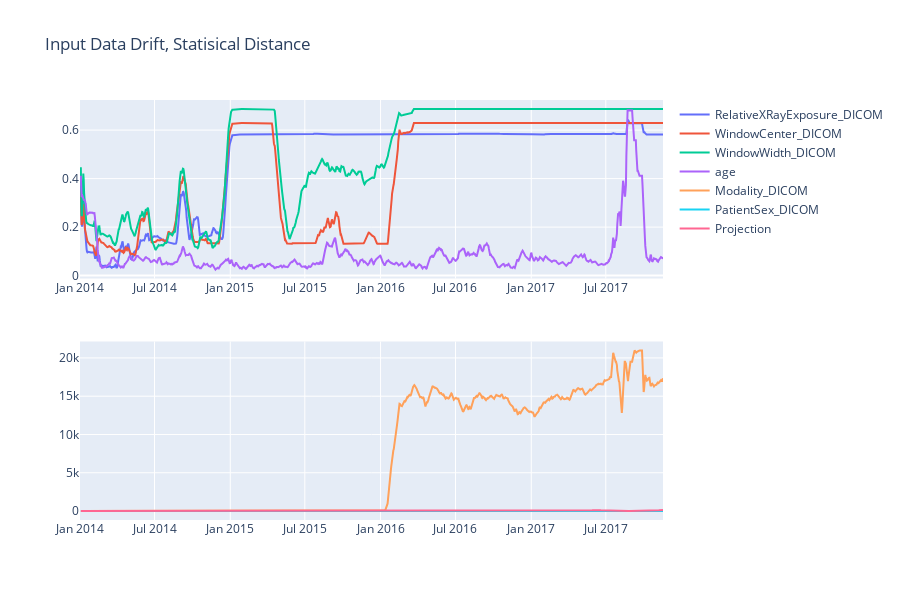

Notebook source saved alongside this figure:
### Code cell
from plotly.subplots import make_subplots
import plotly.graph_objects as go

fig = make_subplots (rows=2, cols=1)
graph_view = output.swaplevel(0,-1, axis=1)
g = graph_view['distance']['ks']
for c in list(g.columns.to_flat_index()):
    y = g[c].rolling(3).mean()
    # fig.add_trace(go.Line(x=a.index, y=a[c], 
    # customdata=a.values,
    # hovertemplate="<br />".join([f"{c}: %{{customdata[{i}]:d}}" for i, c in enumerate(a)]),
    # name=c), row=1, col=1)

    fig.add_trace(go.Line(x=g.index, y=y, 
    # customdata=output_swap[c][hcols].values,
    # hovertemplate='distance: %{customdata[0]:.3f}, p_val: %{customdata[3]:.3f}, is_drift:%{customdata[1]:d}, nobs: %{customdata[2]:d}',
    name=str(c)), 
    row=1, col=1)


g = graph_view['distance']['chi2']
for c in list(g.columns.to_flat_index()):
    y = g[c].rolling(3).mean()
    # fig.add_trace(go.Line(x=a.index, y=a[c], 
    # customdata=a.values,
    # hovertemplate="<br />".join([f"{c}: %{{customdata[{i}]:d}}" for i, c in enumerate(a)]),
    # name=c), row=1, col=1)

    fig.add_trace(go.Line(x=g.index, y=y, 
    # customdata=output_swap[c][hcols].values,
    # hovertemplate='distance: %{customdata[0]:.3f}, p_val: %{customdata[3]:.3f}, is_drift:%{customdata[1]:d}, nobs: %{customdata[2]:d}',
    name=str(c)), 
    row=2, col=1)

    

fig.update_layout(title = "Input Data Drift, Statisical Distance")
fig.update_layout(hovermode="x unified")
fig.update_layout(height=600)
fig.show()

### Figure 1 — Plotly figure (JSON) as saved in the notebook; plotly's stock layout.template omitted (floating-point values rounded to 4 significant figures; data arrays with more than 128 entries replaced by an {"elided": "..."} marker saying what was removed)
{"data": [{"name": "RelativeXRayExposure_DICOM", "type": "scatter", "x": {"elided": "1417 str values"}, "xaxis": "x", "y": {"elided": "1417 float values"}, "yaxis": "y"}, {"name": "WindowCenter_DICOM", "type": "scatter", "x": {"elided": "1417 str values"}, "xaxis": "x", "y": {"elided": "1417 float values"}, "yaxis": "y"}, {"name": "WindowWidth_DICOM", "type": "scatter", "x": {"elided": "1417 str values"}, "xaxis": "x", "y": {"elided": "1417 float values"}, "yaxis": "y"}, {"name": "age", "type": "scatter", "x": {"elided": "1417 str values"}, "xaxis": "x", "y": {"elided": "1417 float values"}, "yaxis": "y"}, {"name": "Modality_DICOM", "type": "scatter", "x": {"elided": "1417 str values"}, "xaxis": "x2", "y": {"elided": "1417 float values"}, "yaxis": "y2"}, {"name": "PatientSex_DICOM", "type": "scatter", "x": {"elided": "1417 str values"}, "xaxis": "x2", "y": {"elided": "1417 float values"}, "yaxis": "y2"}, {"name": "Projection", "type": "scatter", "x": {"elided": "1417 str values"}, "xaxis": "x2", "y": {"elided": "1417 float values"}, "yaxis": "y2"}], "layout": {"height": 600, "hovermode": "x unified", "title": {"text": "Input Data Drift, Statisical Distance"}, "xaxis": {"anchor": "y", "domain": [0, 1]}, "xaxis2": {"anchor": "y2", "domain": [0, 1]}, "yaxis": {"anchor": "x", "domain": [0.575, 1]}, "yaxis2": {"anchor": "x2", "domain": [0, 0.425]}}}
